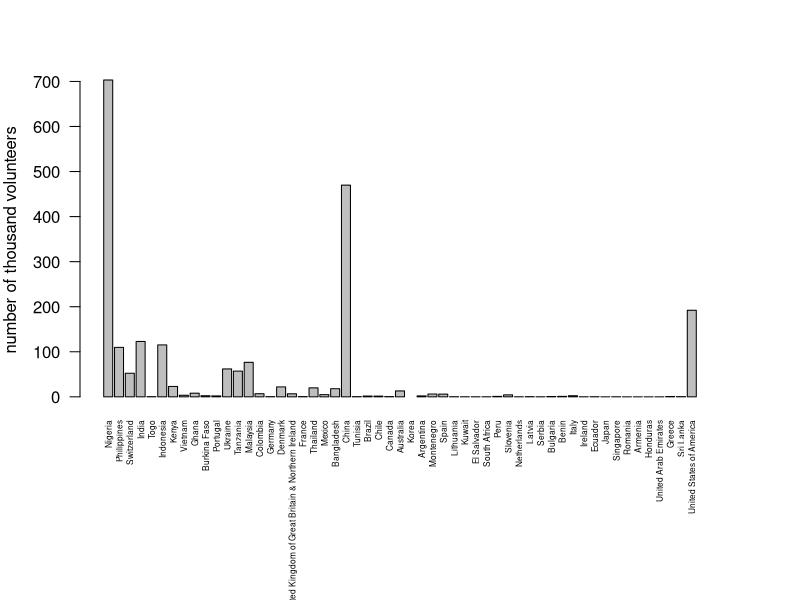
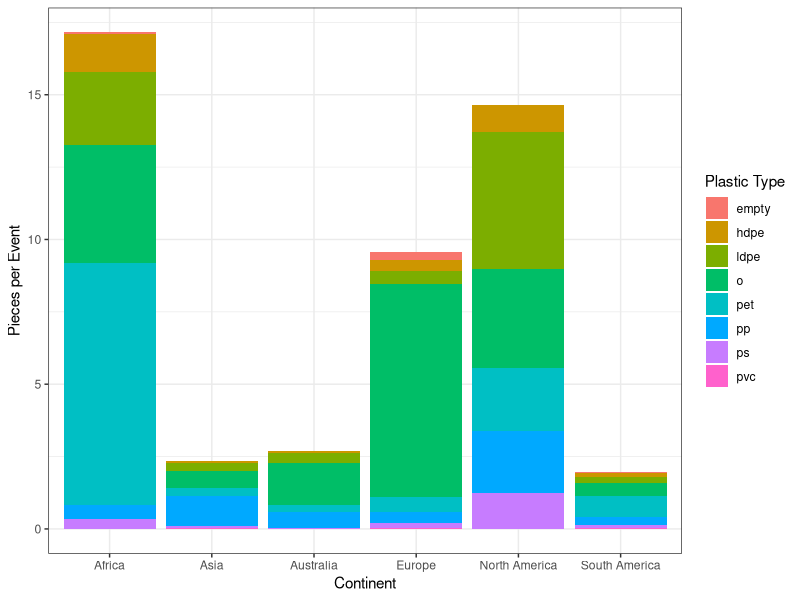

The R source for these figures, in order:
## ---- chunk 1
require("knitr")
opts_knit$set(root.dir = "C:/Users/judy8/Box/PhD_UCD/UCD_course/Winter_2023/ESP106/Lab/Lab5/Results") #use this to set your working directory so knitr understands it
## ---- chunk 2
setwd('C:/Users/judy8/Box/PhD_UCD/UCD_course/Winter_2023/ESP106/Lab/Lab5/Data')
countrytotals <- read.csv('countrytotals.csv')
continenttypes <- read.csv("continenttypes.csv")

str(countrytotals)
str(continenttypes)
## ---- chunk 3

#hint order(datacolumn, decreasing=TRUE) will give you the ranking of the countries by the values in the data column
#you can use this to re-order the country data frame, ordering it from the country with the most trash picked up to the least

sort_countrytotals <- countrytotals[order(countrytotals$total, decreasing=TRUE), ]
str(sort_countrytotals)
sort_countrytotals$total[1:10]
# sort_countrytotals$country
## ---- chunk 4
par(mar=c(10,4,4,4))
barplot((sort_countrytotals$volunteers)/1e3, names.arg = sort_countrytotals$country, 
        ylab = 'number of thousand volunteers', las = 2, cex.names=0.5)

# hist(countrytotals$volunteers,xlab="Number of Volunteers",ylab="Frequency",main="Distribution of Numnber of Volunteers")
## ---- chunk 5
countrytotals$totalpervolunteer=countrytotals$total/(countrytotals$volunteers)
## ---- chunk 6
ordered2=countrytotals[order(countrytotals$totalpervolunteer,decreasing=TRUE),]
top5_2=ordered2$country[1:5]
print(top5_2)
## ---- chunk 7


## ---- chunk 8
continenttypes$totalperevent=continenttypes$total/continenttypes$event
## ---- chunk 9
library(ggplot2)
a=ggplot(continenttypes,aes(x=continent,y=totalperevent,fill=plastic_type))+geom_bar(position="stack",stat="identity")
a=a+theme_bw()+labs(x="Continent",y="Pieces per Event",fill="Plastic Type")
a
